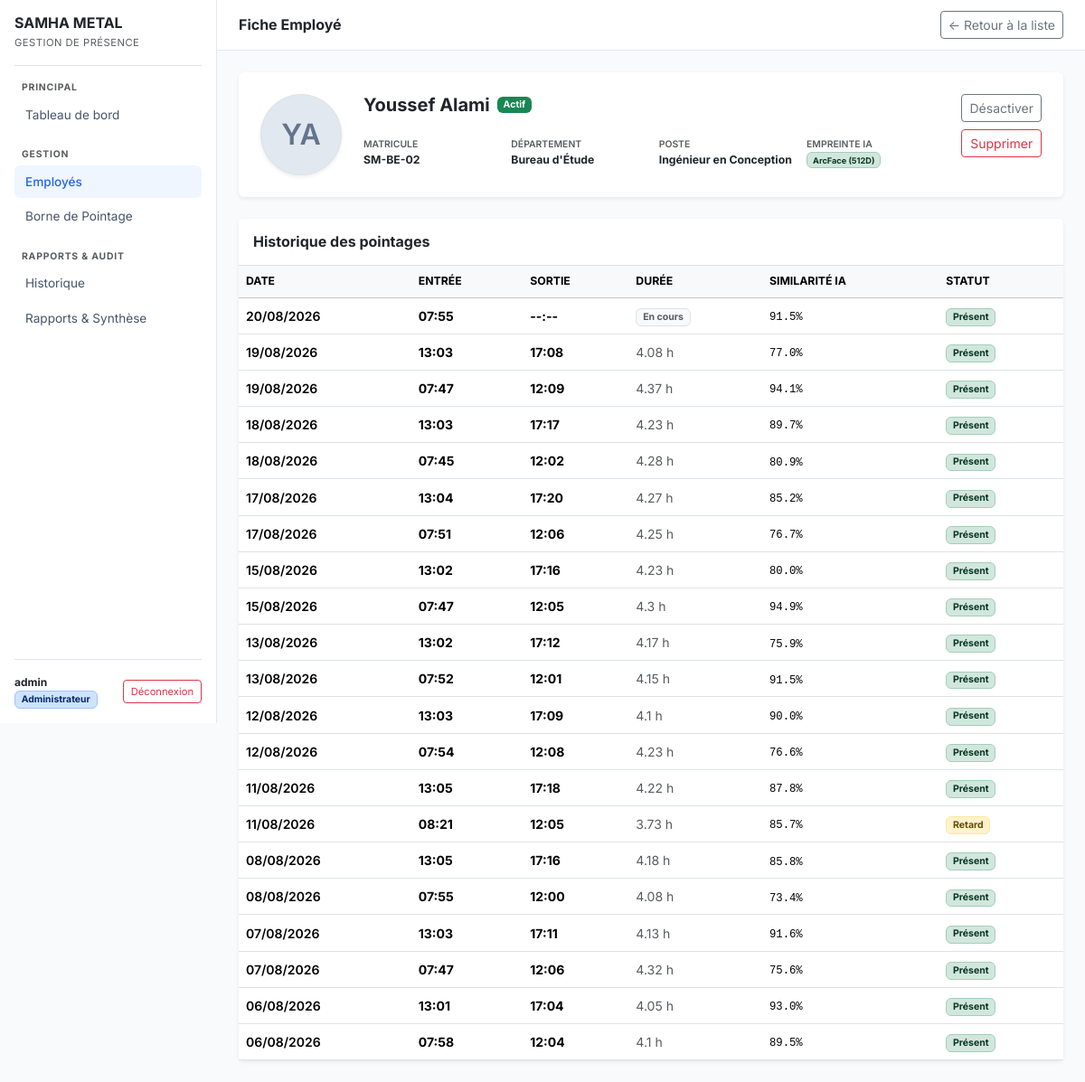
/employees/5 (signed in), run on the app's committed database.
### models.py (models this page shows, shortened)
class User(UserMixin, db.Model):
    __tablename__ = 'users'
    id = db.Column(db.Integer, primary_key=True)
    username = db.Column(db.String(80), unique=True, nullable=False)
    password_hash = db.Column(db.String(256), nullable=False)
    role = db.Column(db.String(20), default='admin')

class Employee(db.Model):
    __tablename__ = 'employees'
    id = db.Column(db.Integer, primary_key=True)
    matricule = db.Column(db.String(20), unique=True, nullable=False)
    nom = db.Column(db.String(80), nullable=False)
    prenom = db.Column(db.String(80), nullable=False)
    departement = db.Column(db.String(100), nullable=False)
    poste = db.Column(db.String(100), nullable=False)
    photo_path = db.Column(db.String(256))              # Chemin vers la photo de profil
    face_embedding = db.Column(db.LargeBinary)           # Vecteur 512D sérialisé (numpy)
    is_active = db.Column(db.Boolean, default=True)
    created_at = db.Column(db.DateTime, default=datetime.utcnow)
    attendances = db.relationship('Attendance', backref='employee', lazy=True)
    @property
    def nom_complet(self):
        return f'{self.prenom} {self.nom}'

class Attendance(db.Model):
    __tablename__ = 'attendances'
    id = db.Column(db.Integer, primary_key=True)
    employee_id = db.Column(db.Integer, db.ForeignKey('employees.id'), nullable=False)
    date = db.Column(db.Date, default=date.today, nullable=False)
    check_in = db.Column(db.DateTime, nullable=False)
    check_out = db.Column(db.DateTime, nullable=True)   # NULL = pas encore sorti
    status = db.Column(db.String(20), default='present') # 'present' ou 'retard'
    confidence = db.Column(db.Float)                     # Score de similarité (0 à 1)
    @property
    def duration(self):
        if self.check_out:
            delta = self.check_out - self.check_in
            return round(delta.total_seconds() / 3600, 2)  # En heures, arrondi
        return None
    @property
    def check_in_time(self):
        return self.check_in.strftime('%H:%M') if self.check_in else '--:--'
    @property
    def check_out_time(self):
        return self.check_out.strftime('%H:%M') if self.check_out else '--:--'

### app.py (the view)
@app.route('/employees/<int:id>')
@login_required
def employee_detail(id):
    employee = db.session.get(Employee, id)
    if not employee:
        flash("Employé introuvable.", "error")
        return redirect(url_for('employees_list'))
    attendances = Attendance.query.filter_by(
        employee_id=employee.id
    ).order_by(
        Attendance.date.desc(), Attendance.check_in.desc()
    ).limit(30).all()
    return render_template('employee_detail.html', employee=employee, attendances=attendances)

### app.py (called while the page is built)
@login_manager.user_loader
def load_user(user_id):
    return db.session.get(User, int(user_id))

### templates/employee_detail.html (shortened to what this page needs)
{% extends "base.html" %}
{% block page_title %}Fiche Employé{% endblock %}
{% block topbar_right %}
    <a href="{{ url_for('employees_list') }}" class="btn btn-outline-secondary btn-sm">&larr; Retour à la liste</a>
{% endblock %}
{% block content %}
<div class="card shadow-sm border-0 mb-4">
    <div class="card-body p-4">
        <div class="d-flex gap-4 align-items-start flex-wrap">
            <div>
                {% if employee.photo_path %}
                    <img src="{{ url_for('uploaded_face', filename=employee.photo_path) }}" alt="{{ employee.nom_complet }}" class="avatar-lg shadow-sm border">
                {% else %}
                    <div class="avatar-placeholder avatar-lg shadow-sm border" style="font-size: 2rem;">
                        {{ employee.prenom[0]|upper }}{{ employee.nom[0]|upper }}
                    </div>
                {% endif %}
            </div>
            <div class="flex-grow-1">
                <div class="d-flex align-items-center gap-2 mb-2">
                    <h2 class="h5 fw-bold text-dark mb-0">{{ employee.nom_complet }}</h2>
                    {% if employee.is_active %}
                        <span class="badge bg-success">Actif</span>
                    {% else %}
                        <span class="badge bg-secondary">Inactif</span>
                    {% endif %}
                </div>
                <div class="row g-3 mt-1 small">
                    <div class="col-sm-6 col-md-3">
                        <div class="text-muted text-uppercase fw-semibold" style="font-size: 0.65rem;">Matricule</div>
                        <div class="fw-bold text-dark">{{ employee.matricule }}</div>
                    </div>
                    <div class="col-sm-6 col-md-3">
                        <div class="text-muted text-uppercase fw-semibold" style="font-size: 0.65rem;">Département</div>
                        <div class="fw-bold text-dark">{{ employee.departement }}</div>
                    </div>
                    <div class="col-sm-6 col-md-3">
                        <div class="text-muted text-uppercase fw-semibold" style="font-size: 0.65rem;">Poste</div>
                        <div class="fw-bold text-dark">{{ employee.poste }}</div>
                    </div>
                    <div class="col-sm-6 col-md-3">
                        <div class="text-muted text-uppercase fw-semibold" style="font-size: 0.65rem;">Empreinte IA</div>
                        <div>
                            {% if employee.face_embedding %}
                                <span class="badge bg-success-subtle text-success-emphasis border border-success-subtle">ArcFace (512D)</span>
                            {% else %}
                                <span class="badge bg-danger-subtle text-danger-emphasis border border-danger-subtle">Non enregistré</span>
                            {% endif %}
                        </div>
                    </div>
                </div>
            </div>
            <div class="d-flex flex-column gap-2">
                <form method="POST" action="{{ url_for('employee_toggle', id=employee.id) }}">
                    {% if employee.is_active %}
                        <button type="submit" class="btn btn-outline-secondary btn-sm w-100">Désactiver</button>
                    {% else %}
                        <button type="submit" class="btn btn-primary btn-sm w-100">Activer</button>
                    {% endif %}
                </form>
                <form method="POST" action="{{ url_for('employee_delete', id=employee.id) }}" onsubmit="return confirm('Supprimer définitivement cet employé ?');">
                    <button type="submit" class="btn btn-outline-danger btn-sm w-100">Supprimer</button>
                </form>
            </div>
        </div>
    </div>
</div>
<div class="card shadow-sm border-0">
    <div class="card-header bg-white py-3 border-bottom">
        <h3 class="h6 fw-bold mb-0 text-dark">Historique des pointages</h3>
    </div>
    {% if attendances %}
        <div class="table-responsive">
            <table class="table table-hover align-middle mb-0">
                <thead class="table-light">
                    <tr class="small text-uppercase text-muted">
                        <th>Date</th>
                        <th>Entrée</th>
                        <th>Sortie</th>
                        <th>Durée</th>
                        <th>Similarité IA</th>
                        <th>Statut</th>
                    </tr>
                </thead>
                <tbody>
                    {% for att in attendances %}
                    <tr>
                        <td><span class="fw-semibold">{{ att.date.strftime('%d/%m/%Y') }}</span></td>
                        <td><strong>{{ att.check_in_time }}</strong></td>
                        <td><strong>{{ att.check_out_time }}</strong></td>
                        <td>
                            {% if att.duration %}
                                <span class="text-muted">{{ att.duration }} h</span>
                            {% else %}
                                <span class="badge bg-light text-muted border">En cours</span>
                            {% endif %}
                        </td>
                        <td>
                            {% if att.confidence %}
                                <span class="font-monospace small">{{ (att.confidence * 100)|round(1) }}%</span>
                            {% else %}
                                -
                            {% endif %}
                        </td>
                        <td>
                            {% if att.status == 'retard' %}
                                <span class="badge bg-warning-subtle text-warning-emphasis border border-warning-subtle">Retard</span>
                            {% else %}
                                <span class="badge bg-success-subtle text-success-emphasis border border-success-subtle">Présent</span>
                            {% endif %}
                        </td>
                    </tr>
                    {% endfor %}
                </tbody>
            </table>
        </div>
    {% else %}
        <div class="card-body text-center py-5 text-muted">
            <p class="mb-0">Aucun pointage enregistré pour cet employé.</p>
        </div>
    {% endif %}
</div>
{% endblock %}

### templates/base.html (shortened to what this page needs)
<!DOCTYPE html>
<html lang="fr">
<head>
    <link href="https://cdn.jsdelivr.net/npm/bootstrap@5.3.3/dist/css/bootstrap.min.css" rel="stylesheet">
    <link rel="stylesheet" href="{{ url_for('static', filename='css/style.css') }}">
</head>
<body>
    <aside class="sidebar p-3" id="sidebar">
        <div class="pb-3 mb-3 border-bottom">
            <h1 class="h6 fw-bold mb-0 text-dark">SAMHA METAL</h1>
            <small class="text-muted text-uppercase" style="font-size: 0.7rem; letter-spacing: 0.5px;">Gestion de Présence</small>
        </div>
        <nav class="nav flex-column mb-auto">
            <div class="text-uppercase text-muted fw-bold px-2 mb-1" style="font-size: 0.65rem; letter-spacing: 0.8px;">Principal</div>
            <a href="{{ url_for('dashboard') }}" class="nav-link {% if request.endpoint == 'dashboard' %}active{% endif %}">
                Tableau de bord
            </a>
            <div class="text-uppercase text-muted fw-bold px-2 mt-3 mb-1" style="font-size: 0.65rem; letter-spacing: 0.8px;">Gestion</div>
            <a href="{{ url_for('employees_list') }}" class="nav-link {% if 'employee' in request.endpoint %}active{% endif %}">
                Employés
            </a>
            <a href="{{ url_for('pointage_page') }}" class="nav-link {% if 'pointage' in request.endpoint %}active{% endif %}">
                Borne de Pointage
            </a>
            <div class="text-uppercase text-muted fw-bold px-2 mt-3 mb-1" style="font-size: 0.65rem; letter-spacing: 0.8px;">Rapports & Audit</div>
            <a href="{{ url_for('history_page') }}" class="nav-link {% if request.endpoint == 'history_page' %}active{% endif %}">
                Historique
            </a>
            <a href="{{ url_for('reports_page') }}" class="nav-link {% if request.endpoint == 'reports_page' %}active{% endif %}">
                Rapports & Synthèse
            </a>
        </nav>
        <div class="pt-3 border-top" style="font-size: 0.75rem;">
            {% if current_user.is_authenticated %}
                <div class="d-flex align-items-center justify-content-between">
                    <div>
                        <span class="d-block fw-bold text-dark">{{ current_user.username }}</span>
                        <span class="badge bg-primary-subtle text-primary-emphasis border border-primary-subtle" style="font-size: 0.65rem;">Administrateur</span>
                    </div>
                    <a href="{{ url_for('logout') }}" class="btn btn-outline-danger btn-sm py-1 px-2" style="font-size: 0.7rem;" title="Se déconnecter">
                        Déconnexion
                    </a>
                </div>
            {% endif %}
        </div>
    </aside>
    <div class="main-wrapper">
        <header class="topbar px-4 d-flex align-items-center justify-content-between">
            <div class="d-flex align-items-center gap-3">
                <h2 class="h6 fw-bold mb-0 text-dark">{% block page_title %}Tableau de bord{% endblock %}</h2>
            </div>
            <div>
                {% block topbar_right %}{% endblock %}
            </div>
        </header>
        <main class="container-fluid p-4">
            {% block content %}{% endblock %}
        </main>
    </div>
</body>
</html>

### static/css/style.css (style rules this page uses)
body { font-family: 'Inter', system-ui, -apple-system, sans-serif; background-color: #f8fafc; color: #0f172a; font-size: 0.875rem; }
.sidebar { width: 240px; height: 100vh; position: fixed; top: 0; left: 0; background: #ffffff; border-right: 1px solid #e2e8f0; display: flex; flex-direction: column; z-index: 1000; }
.main-wrapper { margin-left: 240px; min-height: 100vh; display: flex; flex-direction: column; }
.topbar { height: 56px; background: #ffffff; border-bottom: 1px solid #e2e8f0; position: sticky; top: 0; z-index: 900; }
.sidebar .nav-link { color: #475569; font-size: 0.85rem; padding: 0.5rem 0.75rem; border-radius: 0.375rem; margin-bottom: 0.125rem; }
.sidebar .nav-link.active { background-color: #eff6ff; color: #2563eb; font-weight: 500; }
.avatar-placeholder { width: 36px; height: 36px; border-radius: 50%; background-color: #e2e8f0; color: #64748b; display: inline-flex; align-items: center; justify-content: center; font-weight: 600; font-size: 0.8rem; }
.avatar-lg { width: 90px; height: 90px; border-radius: 50%; object-fit: cover; }

### data on the page
User: username "admin"
Employee: prenom "Y", nom "A", nom_complet "Youssef Alami", matricule "SM-BE-02", departement "Bureau d'Étude", poste "Ingénieur en Conception"
Attendance: date "20/08/2026", check_in_time "07:55", check_out_time "--:--", shows "En cours", (att.confidence*100)|round(1) "91.5", status "Présent"
Attendance: date "19/08/2026", check_in_time "13:03", check_out_time "17:08", duration "4.08", (att.confidence*100)|round(1) "77.0", status "Présent"
Attendance: date "19/08/2026", check_in_time "07:47", check_out_time "12:09", duration "4.37", (att.confidence*100)|round(1) "94.1", status "Présent"
Attendance: date "18/08/2026", check_in_time "13:03", check_out_time "17:17", duration "4.23", (att.confidence*100)|round(1) "89.7", status "Présent"
Attendance: date "18/08/2026", check_in_time "07:45", check_out_time "12:02", duration "4.28", (att.confidence*100)|round(1) "80.9", status "Présent"
Attendance: date "17/08/2026", check_in_time "13:04", check_out_time "17:20", duration "4.27", (att.confidence*100)|round(1) "85.2", status "Présent"
Attendance: date "17/08/2026", check_in_time "07:51", check_out_time "12:06", duration "4.25", (att.confidence*100)|round(1) "76.7", status "Présent"
Attendance: date "15/08/2026", check_in_time "13:02", check_out_time "17:16", duration "4.23", (att.confidence*100)|round(1) "80.0", status "Présent"
Attendance: date "15/08/2026", check_in_time "07:47", check_out_time "12:05", duration "4.3", (att.confidence*100)|round(1) "94.9", status "Présent"
Attendance: date "13/08/2026", check_in_time "13:02", check_out_time "17:12", duration "4.17", (att.confidence*100)|round(1) "75.9", status "Présent"
Attendance: date "13/08/2026", check_in_time "07:52", check_out_time "12:01", duration "4.15", (att.confidence*100)|round(1) "91.5", status "Présent"
Attendance: date "12/08/2026", check_in_time "13:03", check_out_time "17:09", duration "4.1", (att.confidence*100)|round(1) "90.0", status "Présent"
Attendance: date "12/08/2026", check_in_time "07:54", check_out_time "12:08", duration "4.23", (att.confidence*100)|round(1) "76.6", status "Présent"
Attendance: date "11/08/2026", check_in_time "13:05", check_out_time "17:18", duration "4.22", (att.confidence*100)|round(1) "87.8", status "Présent"
Attendance: date "11/08/2026", check_in_time "08:21", check_out_time "12:05", duration "3.73", (att.confidence*100)|round(1) "85.7", status "Retard"
Attendance: date "08/08/2026", check_in_time "13:05", check_out_time "17:16", duration "4.18", (att.confidence*100)|round(1) "85.8", status "Présent"
Attendance: date "08/08/2026", check_in_time "07:55", check_out_time "12:00", duration "4.08", (att.confidence*100)|round(1) "73.4", status "Présent"
Attendance: date "07/08/2026", check_in_time "13:03", check_out_time "17:11", duration "4.13", (att.confidence*100)|round(1) "91.6", status "Présent"
Attendance: date "07/08/2026", check_in_time "07:47", check_out_time "12:06", duration "4.32", (att.confidence*100)|round(1) "75.6", status "Présent"
Attendance: date "06/08/2026", check_in_time "13:01", check_out_time "17:04", duration "4.05", (att.confidence*100)|round(1) "93.0", status "Présent"
Attendance: date "06/08/2026", check_in_time "07:58", check_out_time "12:04", duration "4.1", (att.confidence*100)|round(1) "89.5", status "Présent"
